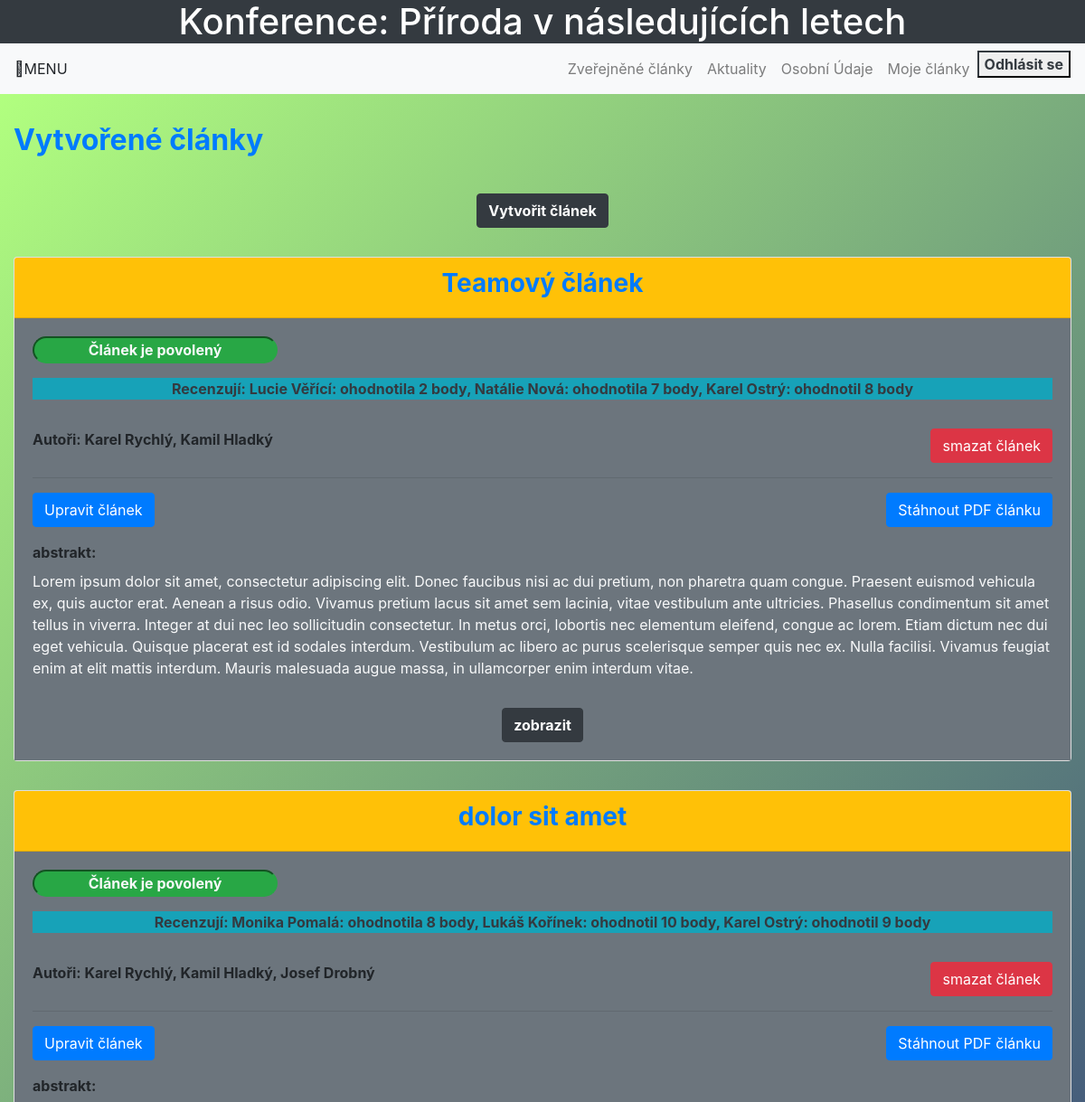
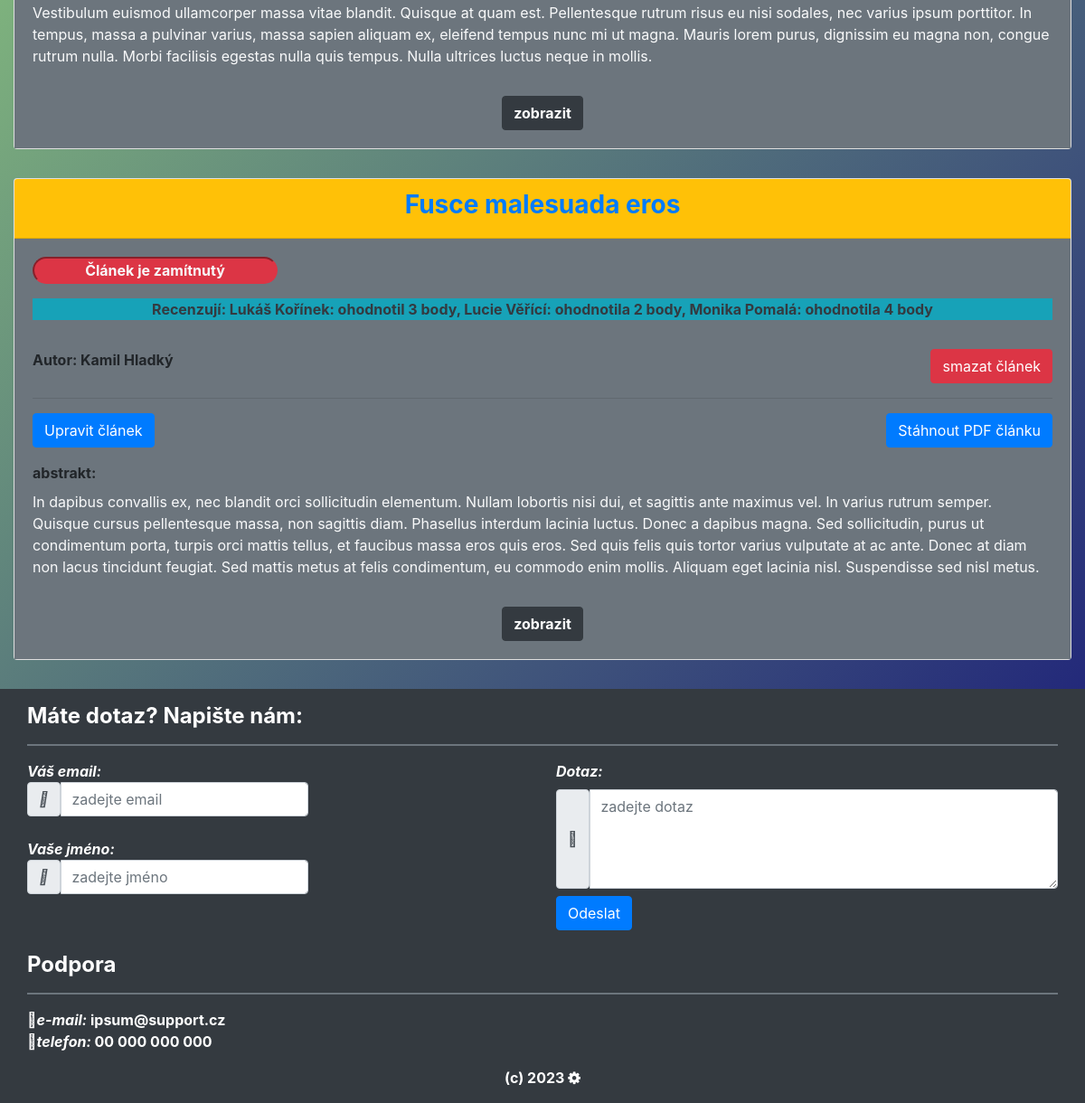
Screenshot of /index.php?page=mojeClanky (signed in) with the database file from the repository (2 pictures, top to bottom).
### tables this page shows
CREATE TABLE `CLANEK` (
  `idCLANEK` int(11) NOT NULL,
  `schvalen` tinyint(4) NOT NULL,
  `recenzent_1` int(11) NOT NULL,
  `recenzent_2` int(11) NOT NULL,
  `recenzent_3` int(11) DEFAULT NULL,
  `hodnoceni_1` int(11) NOT NULL,
  `hodnoceni_2` int(11) NOT NULL,
  `hodnoceni_3` int(11) NOT NULL,
  `nazev` varchar(100) NOT NULL,
  `abstrakt` text NOT NULL,
  `cesta` varchar(200) NOT NULL,
  `komentar_1` text DEFAULT NULL,
  `komentar_2` text DEFAULT NULL,
  `komentar_3` text DEFAULT NULL,
  `autori` varchar(200) DEFAULT NULL
);

### app/Controllers/mojeClankyController.class.php (called while the page is built, shortened)
<?php
require("app/Controllers/BaseController.class.php");
class mojeClankyController extends BaseController implements IController {
    public function show(string $pageTitle):string {
        $this->naplnVstupniData($pageTitle);
        $obsah =  $this->rozpoznejPrihlasenehoOdhlaseneho('app/Views/mojeClankyTemplate.tpl.php','app/Views/IntroductionTemplate.tpl.php');
        return $obsah;
    }
}

### index.php (called while the page is built, shortened)
<?php
$app = new ApplicationStart();
$app->appStart();

### app/Models/DatabaseModel.class.php (called while the page is built, shortened)
<?php
#[AllowDynamicProperties] class DatabaseModel{
    private PDO $pdo;
    public function __construct(){
        $this->pdo = new PDO("mysql:host=".DB_SERVER.";dbname=".DB_NAME, DB_USER, DB_PASS);
        $this->pdo->exec("set names utf8");
        $this->pdo->setAttribute(PDO::ATTR_ERRMODE, PDO::ERRMODE_EXCEPTION);
    }
    public function selectFromTable(string $tableName, string $whereStatement, string $orderByStatement, array $poleKlicu, array $poleHodnot):array {
        $tableName = htmlspecialchars($tableName);
        $whereStatement = htmlspecialchars($whereStatement);
        $orderByStatement = htmlspecialchars($orderByStatement);
        $poleHodnot = array_map('htmlspecialchars', $poleHodnot);
        $poleKlicu = array_map('htmlspecialchars', $poleKlicu);
        $q = "SELECT * FROM ".$tableName
            .(($whereStatement == "") ? "" : " WHERE $whereStatement")
            .(($orderByStatement == "") ? "" : " ORDER BY $orderByStatement");
        $vystup = $this->pdo->prepare($q);
        if($poleKlicu != [] && $poleHodnot != []){
            for ($i = 0; $i < count($poleHodnot); $i++){
                $klic = $poleKlicu[$i];
                $hodnota = $poleHodnot[$i];
                $vystup->bindValue($klic,$hodnota);
            }
       }
        if($vystup->execute()){
            return $vystup->fetchAll();
        }else{
            return [];
        }
    }
    public function getAllUsers(): array
    {
        return $this->selectFromTable(TABLE_UZIVATEL, "", "id_uzivatel", [], []);
    }
    public function getAllClanky(): ?array {
        $clanky = $this->selectFromTable(TABLE_CLANEK, "", "idCLANEK", [],[]);
        if($clanky != null){
            return $clanky;
        }else{
            return null;
        }
    }
}

### app/Views/mojeClankyTemplate.tpl.php (the view, shortened to what this page needs)
<?php
global $tplData;
require("app/Views/TemplateBasics.class.php");
$tplHeaders = new TemplateBasics();
?>
<?php
if($tplData['prihlasen']){
    $tplHeaders->getHTMLHeaderPrihlasen($tplData['title'],$tplData['id_pravo']);
}else{
    $tplHeaders->getHTMLHeader($tplData['title']);
}
?>
<div class="container-fluid lingrad py-3">
    <h2 class="py-3 font-weight-bold text-primary">Vytvořené články</h2>
    <div class="text-center py-3">
        <button class="btn btn-dark font-weight-bold" data-toggle="collapse" data-target="#form">Vytvořit článek</button>
    </div>
                                <?php
                                $tplData['autori']=null;
                                $tplData['prihlasenyJmeno'] =null;
                                ?>
    <?php
    if($tplData['autoroviClanky'] != null){
        $navyseni = 0;
        foreach ($tplData['autoroviClanky'] as $aC){
            $navyseni++;
            $idForm = 'form'.$navyseni;
            $Form = '#'.$idForm;
            $idDiv = 'pdfdiv'.$navyseni;
            $divId = '#'.$idDiv
    ?>
        <div class="py-3">
            <div class="card">
                <div class="card-header text-center bg-warning">
                    <?php
                    $nazev = $aC['nazev'];
                    echo "<h3 class='text-primary font-weight-bold'>$nazev</h3>";
                    ?>
                </div>
                <div class="card-body text-justify bg-secondary" >
                    <div class="row text-left">
                        <div class="col">
                            <?php
                            if ($aC['schvalen'] == 0){
                                echo "<input type='text' class='bg-info text-light text-center rounded-pill font-weight-bold border-info' value='Čeká na posouzení' readonly>";
                            }elseif($aC['schvalen'] == 1){
                                echo "<input type='text' class='bg-danger text-light rounded-pill text-center border-danger font-weight-bold' value='Článek je zamítnutý' readonly>";
                            }else{
                                echo "<input type='text' class='bg-success rounded-pill border-success text-center text-light font-weight-bold' value='Článek je povolený' readonly>";
                            }
                            ?>
                        </div>
                    </div>
                    <div class="row text-center mt-3">
                        <div class="form-group col-12 text-left">
                            <?php
                            $text1 = 'Čeká na přidělení recenzentů';
                            $text2 = 'Recenzují: ';
                            if($aC['recenzent_1'] != 0 ){
                                foreach ($tplData['uzivatele'] as $u){
                                    if($u['id_uzivatel'] == $aC['recenzent_1'] ){
                                        $text2 = $text2.$u['jmeno_prijmeni'];
                                        if($aC['hodnoceni_1'] == 0){
                                            if($u['pohlavi'] === 'zena'){
                                                $text2 = $text2.' (zatím nehodnotila)';
                                            }else{
                                                $text2 = $text2.' (zatím nehodnotil)';
                                            }
                                        }else{
                                            $hodnoceni = $aC['hodnoceni_1'];
                                            if($u['pohlavi'] === 'zena'){
                                                $text2 = $text2.': ohodnotila '. $hodnoceni. ' body';
                                            }else{
                                                $text2 = $text2.': ohodnotil '. $hodnoceni. ' body';
                                            }
                                        }
                                    }
                                }
                            }
                            if($aC['recenzent_2'] != 0 ){
                                foreach ($tplData['uzivatele'] as $u){
                                    if($u['id_uzivatel'] == $aC['recenzent_2'] ){
                                        $text3 = ', '.$u['jmeno_prijmeni'];
                                        $text2 = $text2.$text3;
                                        if($aC['hodnoceni_2'] == 0){
                                            if($u['pohlavi'] === 'zena'){
                                                $text2 = $text2.' (zatím nehodnotila)';
                                            }else{
                                                $text2 = $text2.' (zatím nehodnotil)';
                                            }
                                        }else{
                                            $hodnoceni = $aC['hodnoceni_2'];
                                            if($u['pohlavi'] === 'zena'){
                                                $text2 = $text2.': ohodnotila '. $hodnoceni. ' body';
                                            }else{
                                                $text2 = $text2.': ohodnotil '. $hodnoceni. ' body';
                                            }
                                        }
                                    }
                                }
                            }
                            if($aC['recenzent_3'] != 0 ){
                                foreach ($tplData['uzivatele'] as $u){
                                    if($u['id_uzivatel'] == $aC['recenzent_3'] ){
                                        $text4 = ', '.$u['jmeno_prijmeni'];
                                        $text2 = $text2.$text4;
                                        if($aC['hodnoceni_3'] != 0){
                                            $hodnoceni = $aC['hodnoceni_3'];
                                            if($u['pohlavi'] === 'zena'){
                                                $text2 = $text2.': ohodnotila '. $hodnoceni. ' body';
                                            }else{
                                                $text2 = $text2.': ohodnotil '. $hodnoceni. ' body';
                                            }
                                        }else{
                                            if($u['pohlavi'] === 'zena'){
                                                $text2 = $text2.' (zatím nehodnotila)';
                                            }else{
                                                $text2 = $text2.' (zatím nehodnotil)';
                                            }
                                        }
                                    }
                                }
                            }
                            if($aC['recenzent_1'] == 0 && $aC['recenzent_2'] == 0 && $aC['recenzent_3'] == 0 ){
                                echo "<p class='border-dark text-center text-dark text-justify font-weight-bold bg-danger'>$text1</p>";
                            }else{
                                echo "<p class='border-dark text-dark text-center text-justify font-weight-bold bg-info'> $text2</p>";
                            }
                            ?>
                        </div>
                    </div>
                    <div class="d-none d-md-block">
                        <div class="row text-left">
                            <div class="col-xl-6 col-lg-6 col-md-6 col-sm-12">
                                <?php
                                    echo "<label class='font-weight-bold'>$aC[autori]</label>";
                                ?>
                            </div>
                            <div class="text-right col-xl-6 col-lg-6 col-md-6 col-sm-12">
                                <form action="" method="post">
                                    <button class="btn btn-danger " type="submit" name="odstran" value="odstran">smazat článek</button>
                                </form>
                            </div>
                        </div>
                        <hr>
                        <div class="row text-left mt-3">
                            <div class="col-xl-6 col-lg-6 col-md-6 col-sm-12">
                                <?php
                                echo "<button class='btn btn-primary' data-toggle='collapse' data-target=$Form>Upravit článek</button>";
                                ?>
                            </div>
                            <div class="text-right col-xl-6 col-lg-6 col-md-6 col-sm-12">
                                <?php
                                $cesta = $aC['cesta'];
                                echo '<button class="btn btn-primary" onclick="window.open(\'' . $cesta . '\', \'_blank\')">Stáhnout PDF článku</button>';
                                ?>
                            </div>
                        </div>
                    </div>
                    <div class="row text-left">
                        <div class="form-group col-12">
                            <label class="font-weight-bold">abstrakt:</label>
                            <?php
                            $abstrakt = $aC['abstrakt'];
                            echo"<p class='text-light'>$abstrakt</p>";
                            ?>
                        </div>
                    </div>
                    <div class="row text-center">
                        <div class="col-12">
                            <?php
                            echo "<button class='btn btn-dark font-weight-bold' data-toggle='collapse' data-target=$divId>zobrazit</button>";
                            ?>
                        </div>
                    </div>
                </div>
            </div>
        </div>
    <?php
        }
    }
    ?>
</div>

### rows the page displays
clanek: nazev "Teamový článek", hodnoceni_3 "Recenzují: Lucie Věřící: ohodnotila 2 body, Natálie Nová: ohodnotila 7 body, Karel Ostrý: ohodnotil 8 body", autori "Autoři: Karel Rychlý, Kamil Hladký", abstrakt "Lorem ipsum dolor sit amet, consectetur adipiscing elit. Donec faucibus nisi ac dui pretium, non pharetra quam congue. Praesent euismod vehicula ex, quis auctor erat. Aenean a risus odio. Vivamus pretium lacus sit amet sem lacinia, vitae vestibulum ante ultricies. Phasellus condimentum sit amet tellus in viverra. Integer at dui nec leo sollicitudin consectetur. In metus orci, lobortis nec elementum eleifend, congue ac lorem. Etiam dictum nec dui eget vehicula. Quisque placerat est id sodales interdum. Vestibulum ac libero ac purus scelerisque semper quis nec ex. Nulla facilisi. Vivamus feugiat enim at elit mattis interdum. Mauris malesuada augue massa, in ullamcorper enim interdum vitae."
clanek: nazev "dolor sit amet", hodnoceni_3 "Recenzují: Monika Pomalá: ohodnotila 8 body, Lukáš Kořínek: ohodnotil 10 body, Karel Ostrý: ohodnotil 9 body", autori "Autoři: Karel Rychlý, Kamil Hladký, Josef Drobný", abstrakt "Vestibulum euismod ullamcorper massa vitae blandit. Quisque at quam est. Pellentesque rutrum risus eu nisi sodales, nec varius ipsum porttitor. In tempus, massa a pulvinar varius, massa sapien aliquam ex, eleifend tempus nunc mi ut magna. Mauris lorem purus, dignissim eu magna non, congue rutrum nulla. Morbi facilisis egestas nulla quis tempus. Nulla ultrices luctus neque in mollis."
clanek: nazev "Fusce malesuada eros", hodnoceni_3 "Recenzují: Lukáš Kořínek: ohodnotil 3 body, Lucie Věřící: ohodnotila 2 body, Monika Pomalá: ohodnotila 4 body", autori "Autor: Kamil Hladký", abstrakt "In dapibus convallis ex, nec blandit orci sollicitudin elementum. Nullam lobortis nisi dui, et sagittis ante maximus vel. In varius rutrum semper. Quisque cursus pellentesque massa, non sagittis diam. Phasellus interdum lacinia luctus. Donec a dapibus magna. Sed sollicitudin, purus ut condimentum porta, turpis orci mattis tellus, et faucibus massa eros quis eros. Sed quis felis quis tortor varius vulputate at ac ante. Donec at diam non lacus tincidunt feugiat. Sed mattis metus at felis condimentum, eu commodo enim mollis. Aliquam eget lacinia nisl. Suspendisse sed nisl metus."

### other values shown
$pInfo "Zveřejněné články"
$pInfo "Aktuality"
$pInfo "Osobní Údaje"
$pInfo "Moje články"
